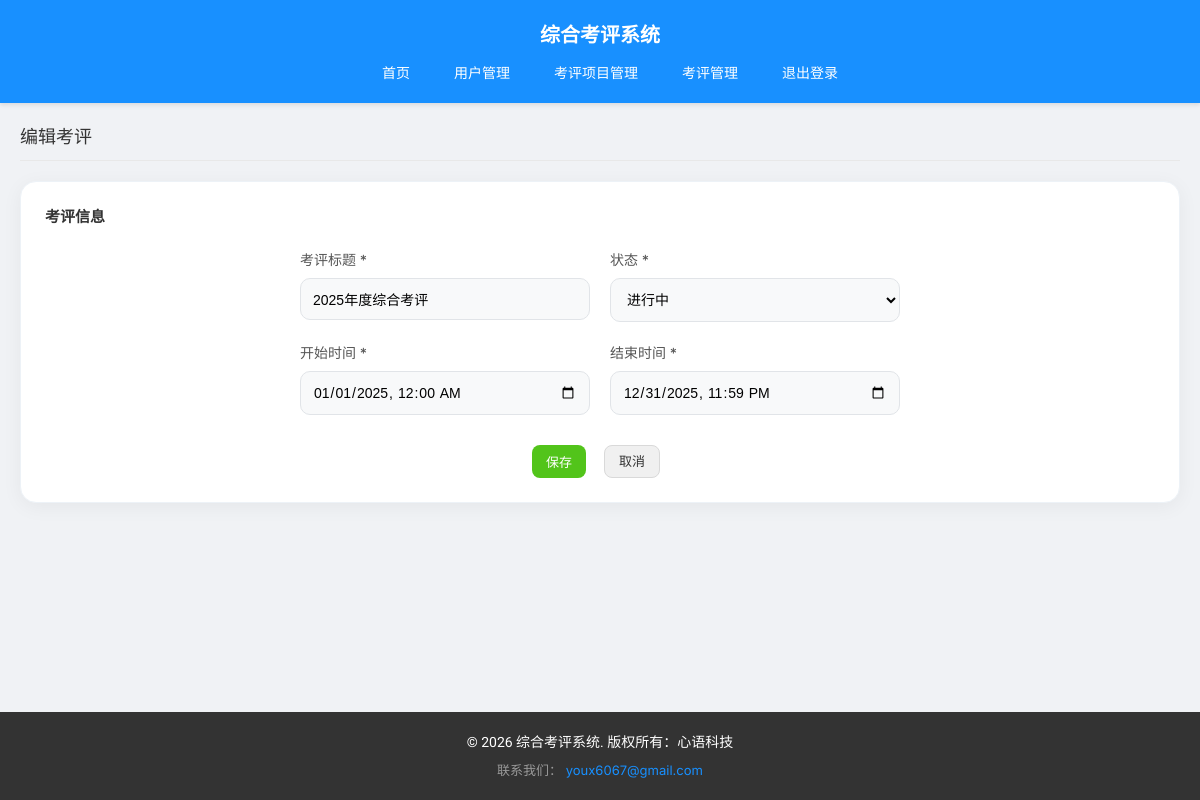
Screenshot of /admin/edit_assessment.php?id=1 (signed in) with the database file from the repository.
### tables this page shows
CREATE TABLE IF NOT EXISTS assessments (
    id INT AUTO_INCREMENT PRIMARY KEY,
    title VARCHAR(100) NOT NULL,
    start_time DATETIME NOT NULL,
    end_time DATETIME NOT NULL,
    status ENUM('draft', 'active', 'completed') NOT NULL DEFAULT 'draft',
    created_by INT NOT NULL,
    created_at DATETIME DEFAULT CURRENT_TIMESTAMP,
    FOREIGN KEY (created_by) REFERENCES users(id)
);

### admin/edit_assessment.php (the view, shortened to what this page needs)
<?php
$assessment_id = (int)$_GET['id'];
global $pdo;
$stmt = $pdo->prepare("SELECT * FROM assessments WHERE id = ?");
$stmt->execute([$assessment_id]);
$assessment = $stmt->fetch();
?>
<?php include '../includes/header.php'; ?>
    <div class="page-title">
        编辑考评
    </div>
    <div class="card">
        <div class="card-header">
            <h3 class="card-title">考评信息</h3>
        </div>
        <div class="card-body">
            <form action="edit_assessment.php?id=<?php echo $assessment_id; ?>" method="POST" onsubmit="return validateForm(this);">
                <div class="form-container">
                    <div class="form-row">
                        <div class="form-col">
                            <label for="title">考评标题 *</label>
                            <input type="text" id="title" name="title" value="<?php echo $assessment['title']; ?>" required>
                        </div>
                        <div class="form-col">
                            <label for="status">状态 *</label>
                            <select id="status" name="status" required>
                                <option value="active" <?php echo $assessment['status'] === 'active' ? 'selected' : ''; ?>>进行中</option>
                            </select>
                        </div>
                    </div>
                    <div class="form-row">
                        <div class="form-col">
                            <label for="start_time">开始时间 *</label>
                            <input type="datetime-local" id="start_time" name="start_time" value="<?php echo date('Y-m-d\TH:i', strtotime($assessment['start_time'])); ?>" required>
                        </div>
                        <div class="form-col">
                            <label for="end_time">结束时间 *</label>
                            <input type="datetime-local" id="end_time" name="end_time" value="<?php echo date('Y-m-d\TH:i', strtotime($assessment['end_time'])); ?>" required>
                        </div>
                    </div>
                    <div class="form-actions">
                        <button type="submit" class="btn btn-success">保存</button>
                        <a href="assessment_management.php" class="btn btn-default">取消</a>
                    </div>
                </div>
            </form>
        </div>
    </div>
<?php include '../includes/footer.php'; ?>

### css/style.css (style rules this page uses)
* { margin: 0; padding: 0; box-sizing: border-box; }
body { font-family: 'Inter', system-ui, -apple-system, sans-serif; background-color: #f0f2f5; color: #1c1e21; line-height: 1.5; font-size: 14px; display: flex; flex-direction: column; min-height: 100vh; }
table, .form-group input, .form-col input { font-family: 'Noto Sans SC', sans-serif; }
.stat-number, .notification-date, footer p, .btn { font-family: 'Roboto', 'Noto Sans SC', sans-serif; }
.page-title { font-size: 18px; color: #333; margin-bottom: 20px; padding-bottom: 10px; border-bottom: 1px solid #e8e8e8; }
.card { background-color: white; border-radius: 16px; box-shadow: 0 4px 20px rgba(0, 0, 0, 0.05); padding: 24px; margin-bottom: 24px; border: 1px solid #edf2f7; transition: transform 0.3s ease; }
.card-header { display: flex; justify-content: space-between; align-items: center; margin-bottom: 20px; }
.card-title { font-family: 'Montserrat', sans-serif; font-size: 15px; color: #333; font-weight: 600; }
.btn { display: inline-flex; align-items: center; padding: 6px 14px; border: none; border-radius: 8px; font-size: 13px; font-weight: 500; cursor: pointer; text-decoration: none; transition: all 0.3s cubic-bezier(0.4, 0, 0.2, 1); margin-right: 8px; white-space: nowrap; }
.btn-success { background-color: #52c41a; color: white; }
.btn-default { background-color: #f0f0f0; color: #333; border: 1px solid #d9d9d9; }
.form-container { max-width: 600px; margin: 0 auto; }
.form-row { display: flex; margin-bottom: 20px; gap: 20px; }
.form-col { flex: 1; }
.form-col label { display: block; margin-bottom: 8px; color: #555; font-weight: 500; }
.form-col input, .form-col select, .form-col textarea { width: 100%; padding: 12px; border: 1px solid #e1e4e8; border-radius: 10px; font-size: 14px; transition: all 0.3s; background-color: #f8f9fa; }
.form-actions { display: flex; justify-content: center; gap: 10px; margin-top: 30px; }

### rows the page displays
assessments: title "2025年度综合考评", status "进行中", start_time "01/01/2025 00:00", end_time "12/31/2025 23:59"
